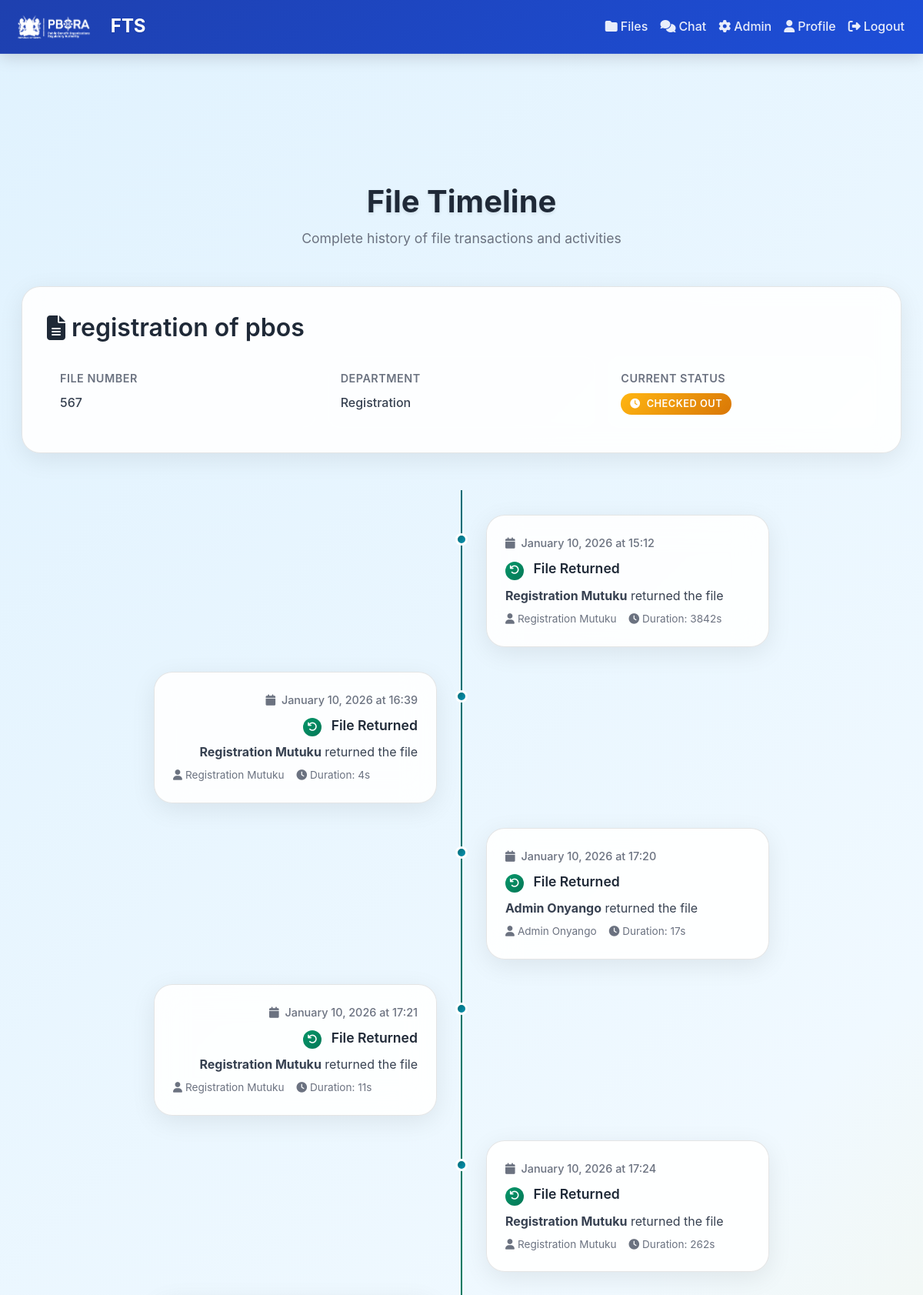
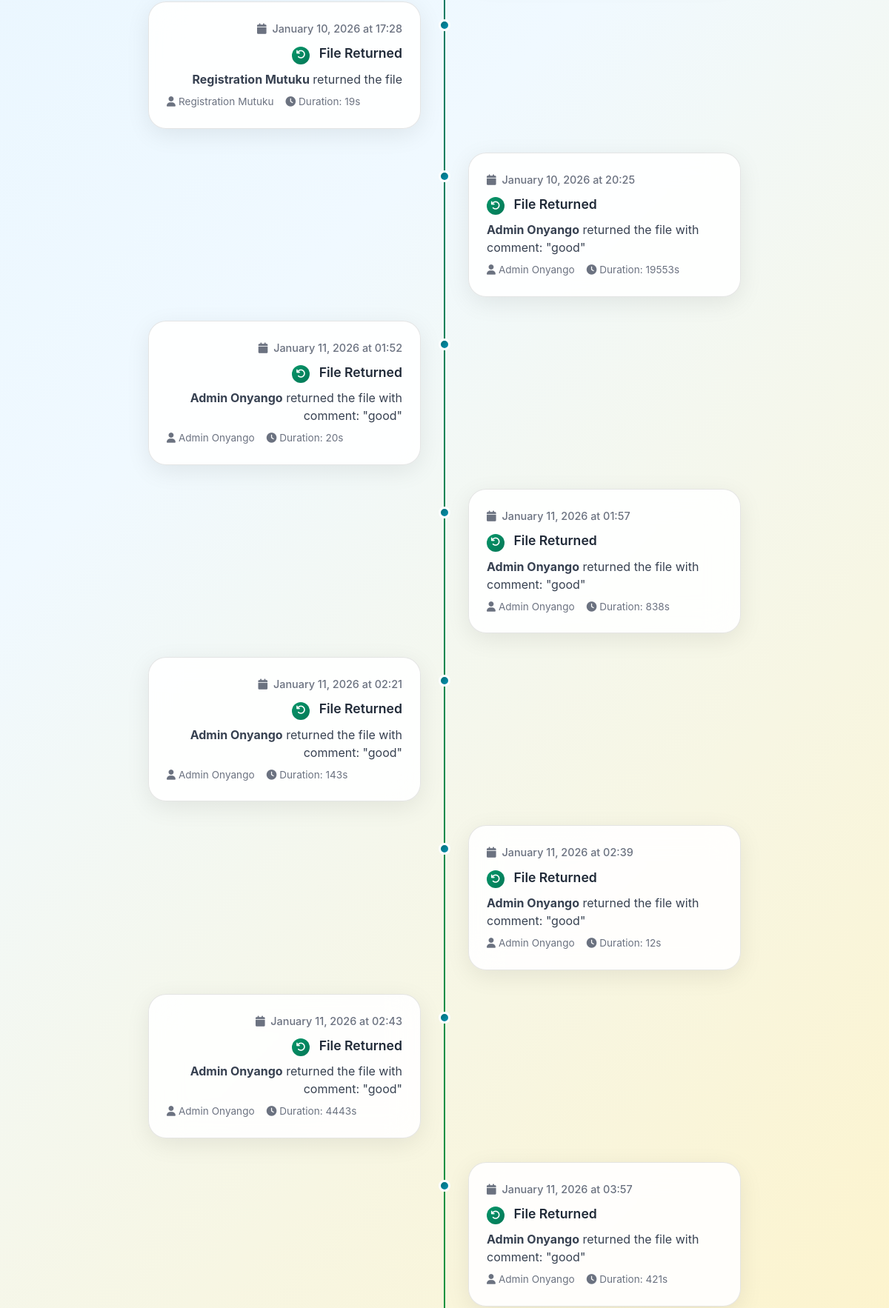
/files/files/1/timeline (signed in, upper part), run on the app's committed database (2 pictures, top to bottom).
### app/models.py (models this page shows, shortened)
class FileRecord(db.Model):
    __tablename__ = "files"
    id = db.Column(db.Integer, primary_key=True)
    file_number = db.Column(db.String(100), unique=True, nullable=False)
    title = db.Column(db.String(200), nullable=True)
    department = db.Column(db.String(120), nullable=True)
    is_issued = db.Column(db.Boolean, default=False)
    transactions = db.relationship("FileTransaction", backref="file", lazy=True)

class FileTransaction(db.Model):
    __tablename__ = "file_transactions"
    id = db.Column(db.Integer, primary_key=True)
    file_id = db.Column(db.Integer, db.ForeignKey("files.id"), nullable=False)
    user_id = db.Column(db.Integer, db.ForeignKey("users.id"), nullable=False)
    checkout_time = db.Column(db.DateTime, default=datetime.utcnow,  nullable=False)
    return_time = db.Column(db.DateTime, nullable=True)
    issued_by_admin_id = db.Column(db.Integer, db.ForeignKey("users.id"))
    returned_to_admin_id = db.Column(db.Integer, db.ForeignKey("users.id"))
    purpose = db.Column(db.String(250))
    comments = db.Column(db.String(250))
    checkout_signature = db.Column(db.Text)  # Base64 encoded signature image
    return_signature = db.Column(db.Text)    # Base64 encoded signature image
    condition = db.Column(db.String(50), default="good")
    issued_by = db.relationship("User", foreign_keys=[issued_by_admin_id])
    returned_to = db.relationship("User", foreign_keys=[returned_to_admin_id])

class User(db.Model, UserMixin):
    __tablename__ = "users"
    id = db.Column(db.Integer, primary_key=True)
    name = db.Column(db.String(120), nullable=False)
    designation = db.Column(db.String(120), nullable=False)
    email = db.Column(db.String(150), unique=True, nullable=False)
    password = db.Column(db.String(200), nullable=False)
    role = db.Column(db.String(20), default="staff", nullable=False)
    transactions = db.relationship("FileTransaction", backref="user", lazy=True, foreign_keys="FileTransaction.user_id")

### app/routes/files.py (the view)
@bp.route("/files/<int:file_id>/timeline")
@login_required
def file_timeline(file_id):
    file = FileRecord.query.get_or_404(file_id)
    transactions = file.transactions
    return render_template("files/timeline.html", file=file, transactions=transactions)

### app/templates/files/timeline.html (shortened to what this page needs)
{% extends "base.html" %}
{% block content %}
<div class="container-fluid mt-5">
    <div class="page-header fade-in-up">
        <h1 class="page-title">File Timeline</h1>
        <p class="page-subtitle">Complete history of file transactions and activities</p>
    </div>
    <div class="file-info-card fade-in-up">
        <h2 class="file-title">
            <i class="fas fa-file-alt"></i>
            {{ file.title }}
        </h2>
        <div class="file-details">
            <div class="detail-item">
                <div class="detail-label">File Number</div>
                <div class="detail-value">{{ file.file_number }}</div>
            </div>
            <div class="detail-item">
                <div class="detail-label">Department</div>
                <div class="detail-value">{{ file.department }}</div>
            </div>
            <div class="detail-item">
                <div class="detail-label">Current Status</div>
                <div class="detail-value">
                    <span class="status-badge {% if file.is_issued %}status-issued{% else %}status-available{% endif %}">
                        <i class="fas fa-{% if file.is_issued %}clock{% else %}check-circle{% endif %}"></i>
                        {% if file.is_issued %}Checked Out{% else %}Available{% endif %}
                    </span>
                </div>
            </div>
        </div>
    </div>
    <div class="timeline-container">
        <div class="timeline-line"></div>
        {% for transaction in transactions %}
        <div class="timeline-item {% if loop.index % 2 == 0 %}left{% else %}right{% endif %} fade-in-up">
            <div class="timeline-dot"></div>
            <div class="timeline-card">
                <div class="timeline-time">
                    <i class="fas fa-calendar me-1"></i>
                    {{ transaction.checkout_time.strftime('%B %d, %Y at %H:%M') }}
                </div>
                <div class="timeline-title">
                    <span class="timeline-icon {% if transaction.return_time %}icon-return{% else %}icon-checkout{% endif %}">
                        <i class="fas fa-{% if transaction.return_time %}undo{% else %}sign-out-alt{% endif %}"></i>
                    </span>
                    {% if transaction.return_time %}File Returned{% else %}File Checked Out{% endif %}
                </div>
                <div class="timeline-description">
                    <strong>{{ transaction.user.name }}</strong>
                    {% if transaction.return_time %}
                        returned the file
                        {% if transaction.comments %}with comment: "{{ transaction.comments }}"{% endif %}
                    {% else %}
                        checked out the file
                        {% if transaction.purpose %}for: "{{ transaction.purpose }}"{% endif %}
                    {% endif %}
                </div>
                <div class="timeline-meta">
                    <span><i class="fas fa-user me-1"></i>{{ transaction.user.name }}</span>
                    {% if transaction.return_time %}
                    <span><i class="fas fa-clock me-1"></i>Duration: {{ (transaction.return_time - transaction.checkout_time).total_seconds() | round | int }}s</span>
                    {% endif %}
                </div>
            </div>
        </div>
        {% endfor %}
    </div>
</div>
{% endblock %}

### app/static/css/style.css (style rules this page uses)
:root { --primary-color: #1e40af; --primary-hover: #1d4ed8; --primary-light: #dbeafe; --secondary-color: #059669; --secondary-hover: #047857; --accent-color: #d97706; --accent-hover: #b45309; --text-primary: #111827; --text-secondary: #374151; --text-muted: #6b7280; --bg-primary: #ffffff; --bg-secondary: #f9fafb; --bg-tertiary: #f3f4f6; --border-color: #e5e7eb; --border-hover: #d1d5db; --success-color: #059669; --success-bg: #ecfdf5; --error-color: #dc2626; --error-bg: #fef2f2; --warning-color: #d97706; --warning-bg: #fffbeb; --info-color: #0891b2; --info-bg: #ecfeff; --shadow-sm: 0 1px 2px 0 rgba(0, 0, 0, 0.05); --shadow-md: 0 4px 6px -1px rgba(0, 0, 0, 0.1), 0 2px 4px -1px rgba(0, 0, 0, 0.06); --shadow-lg: 0 10px 15px -3px rgba(0, 0, 0, 0.1), 0 4px 6px -2px rgba(0, 0, 0, 0.05); --shadow-xl: 0 20px 25px -5px rgba(0, 0, 0, 0.1), 0 10px 10px -5px rgba(0, 0, 0, 0.04); --font-size-xs: 0.75rem; --font-size-sm: 0.875rem; --font-size-base: 1rem; --font-size-lg: 1.125rem; --font-size-xl: 1.25rem; --font-size-2xl: 1.5rem; --font-size-3xl: 1.875rem; --font-size-4xl: 2.25rem; --spacing-xs: 0.25rem; --spacing-sm: 0.5rem; --spacing-md: 1rem; --spacing-lg: 1.5rem; --spacing-xl: 2rem; --spacing-2xl: 3rem; --radius-sm: 0.25rem; --radius-md: 0.375rem; --radius-lg: 0.5rem; --radius-xl: 0.75rem; --radius-2xl: 1rem; --transition-fast: 0.15s ease-in-out; --transition-normal: 0.3s ease-in-out; --transition-slow: 0.5s ease-in-out; }
body { font-family: 'Inter', -apple-system, BlinkMacSystemFont, 'Segoe UI', Roboto, 'Helvetica Neue', Arial, sans-serif; font-size: var(--font-size-base); line-height: 1.6; color: var(--text-primary); background-color: var(--bg-secondary); -webkit-font-smoothing: antialiased; -moz-osx-font-smoothing: grayscale; }
h1, h2, h3, h4, h5, h6 { font-weight: 600; line-height: 1.3; margin-bottom: var(--spacing-md); color: var(--text-primary); }
h1 { font-size: var(--font-size-3xl); }
h2 { font-size: var(--font-size-2xl); }
p { margin-bottom: var(--spacing-md); color: var(--text-secondary); }

### app/templates/base.html (style rules this page uses)
:root { --content-max-width: 1200px; --sidebar-width: 280px; --header-height: 70px; }
body { background: linear-gradient(135deg, #f8fafc 0%, #f1f5f9 50%, #fef3c7 100%); min-height: 100vh; font-family: 'Inter', -apple-system, BlinkMacSystemFont, 'Segoe UI', Roboto, sans-serif; line-height: 1.6; color: #1f2937; overflow-x: hidden; }

### data on the page
FileRecord: title "registration of pbos", file_number "567", department "Registration"
FileTransaction: shows "File Returned", shows "returned the file", return_time+checkout_time "3842"
FileTransaction: shows "File Returned", shows "returned the file", return_time+checkout_time "4"
FileTransaction: shows "File Returned", shows "returned the file", return_time+checkout_time "17"
FileTransaction: shows "File Returned", shows "returned the file", return_time+checkout_time "11"
FileTransaction: shows "File Returned", shows "returned the file", return_time+checkout_time "262"
FileTransaction: shows "File Returned", shows "returned the file", return_time+checkout_time "19"
FileTransaction: shows "File Returned", return_time+checkout_time "19553"
FileTransaction: shows "File Returned", return_time+checkout_time "20"
FileTransaction: shows "File Returned", return_time+checkout_time "838"
FileTransaction: shows "File Returned", return_time+checkout_time "143"
FileTransaction: shows "File Returned", return_time+checkout_time "12"
FileTransaction: shows "File Returned", return_time+checkout_time "4443"
FileTransaction: shows "File Returned", return_time+checkout_time "421"
